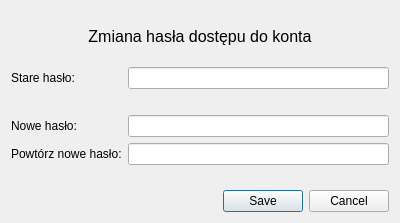
<?xml version="1.0" encoding="UTF-8"?>
<ui version="4.0">
 <class>Form</class>
 <widget class="QWidget" name="Form">
  <property name="geometry">
   <rect>
    <x>0</x>
    <y>0</y>
    <width>400</width>
    <height>223</height>
   </rect>
  </property>
  <property name="windowTitle">
   <string>Form</string>
  </property>
  <layout class="QVBoxLayout" name="verticalLayout">
   <item>
    <layout class="QFormLayout" name="formLayout">
     <item row="0" column="0" colspan="2">
      <widget class="QLabel" name="label">
       <property name="minimumSize">
        <size>
         <width>200</width>
         <height>50</height>
        </size>
       </property>
       <property name="font">
        <font>
         <family>Arial</family>
         <pointsize>12</pointsize>
        </font>
       </property>
       <property name="text">
        <string>Zmiana hasła dostępu do konta</string>
       </property>
       <property name="alignment">
        <set>Qt::AlignCenter</set>
       </property>
      </widget>
     </item>
     <item row="2" column="0">
      <widget class="QLabel" name="label_2">
       <property name="text">
        <string>Stare hasło: </string>
       </property>
      </widget>
     </item>
     <item row="4" column="0">
      <widget class="QLabel" name="label_3">
       <property name="text">
        <string>Nowe hasło:</string>
       </property>
      </widget>
     </item>
     <item row="5" column="0">
      <widget class="QLabel" name="label_4">
       <property name="text">
        <string>Powtórz nowe hasło:</string>
       </property>
      </widget>
     </item>
     <item row="5" column="1">
      <widget class="QLineEdit" name="lineEdit"/>
     </item>
     <item row="4" column="1">
      <widget class="QLineEdit" name="lineEdit_2"/>
     </item>
     <item row="2" column="1">
      <widget class="QLineEdit" name="lineEdit_3"/>
     </item>
     <item row="3" column="1">
      <spacer name="verticalSpacer">
       <property name="orientation">
        <enum>Qt::Vertical</enum>
       </property>
       <property name="sizeHint" stdset="0">
        <size>
         <width>20</width>
         <height>10</height>
        </size>
       </property>
      </spacer>
     </item>
     <item row="7" column="1">
      <widget class="QDialogButtonBox" name="buttonBox">
       <property name="standardButtons">
        <set>QDialogButtonBox::Cancel|QDialogButtonBox::Save</set>
       </property>
       <property name="centerButtons">
        <bool>false</bool>
       </property>
      </widget>
     </item>
     <item row="6" column="1">
      <spacer name="verticalSpacer_2">
       <property name="orientation">
        <enum>Qt::Vertical</enum>
       </property>
       <property name="sizeHint" stdset="0">
        <size>
         <width>20</width>
         <height>5</height>
        </size>
       </property>
      </spacer>
     </item>
    </layout>
   </item>
  </layout>
 </widget>
 <resources/>
 <connections/>
</ui>
